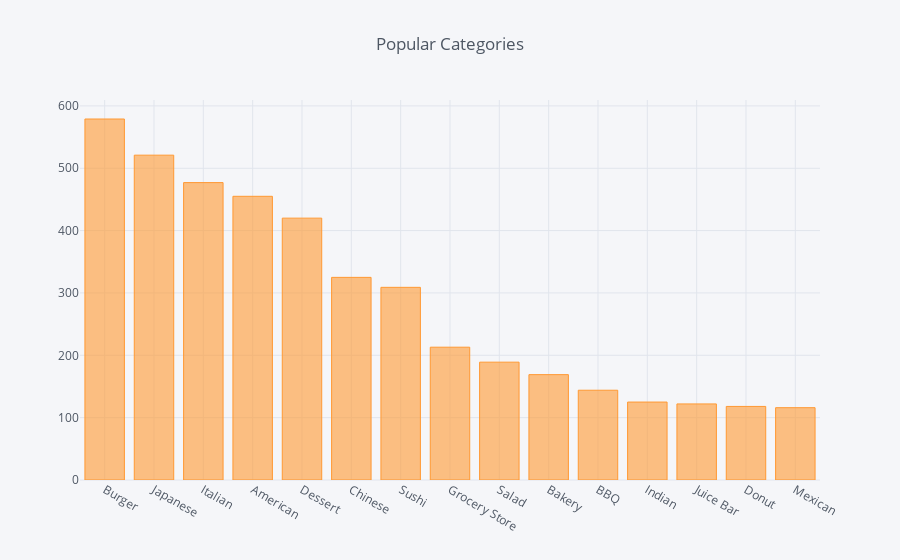

Source (notebook cell):
### Markdown cell above
##  Top 15 Place Categories by Order Qty

### Code cell
categoryGroup = df.groupby('place_category')
topCat = categoryGroup.item_quantity.sum().sort_values(ascending = False)[:15]
topCat.iplot(kind='bar', title='Popular Categories')

### Figure 1 — Plotly figure (JSON) as saved in the notebook; plotly's stock layout.template omitted (floating-point values rounded to 4 significant figures)
{"data": [{"marker": {"color": "rgba(255, 153, 51, 0.6)", "line": {"color": "rgba(255, 153, 51, 1.0)", "width": 1}}, "name": "item_quantity", "orientation": "v", "text": "", "type": "bar", "uid": "a4eadafd-150d-48ce-9fbb-a7abdd099581", "x": ["Burger", "Japanese", "Italian", "American", "Dessert", "Chinese", "Sushi", "Grocery Store", "Salad", "Bakery", "BBQ", "Indian", "Juice Bar", "Donut", "Mexican"], "y": [579, 521, 477, 455, 420, 325, 309, 213, 189, 169, 144, 125, 122, 118, 116]}], "layout": {"legend": {"bgcolor": "#F5F6F9", "font": {"color": "#4D5663"}}, "paper_bgcolor": "#F5F6F9", "plot_bgcolor": "#F5F6F9", "title": {"font": {"color": "#4D5663"}, "text": "Popular Categories"}, "xaxis": {"gridcolor": "#E1E5ED", "showgrid": true, "tickfont": {"color": "#4D5663"}, "title": {"font": {"color": "#4D5663"}, "text": ""}, "zerolinecolor": "#E1E5ED"}, "yaxis": {"gridcolor": "#E1E5ED", "showgrid": true, "tickfont": {"color": "#4D5663"}, "title": {"font": {"color": "#4D5663"}, "text": ""}, "zerolinecolor": "#E1E5ED"}}}
